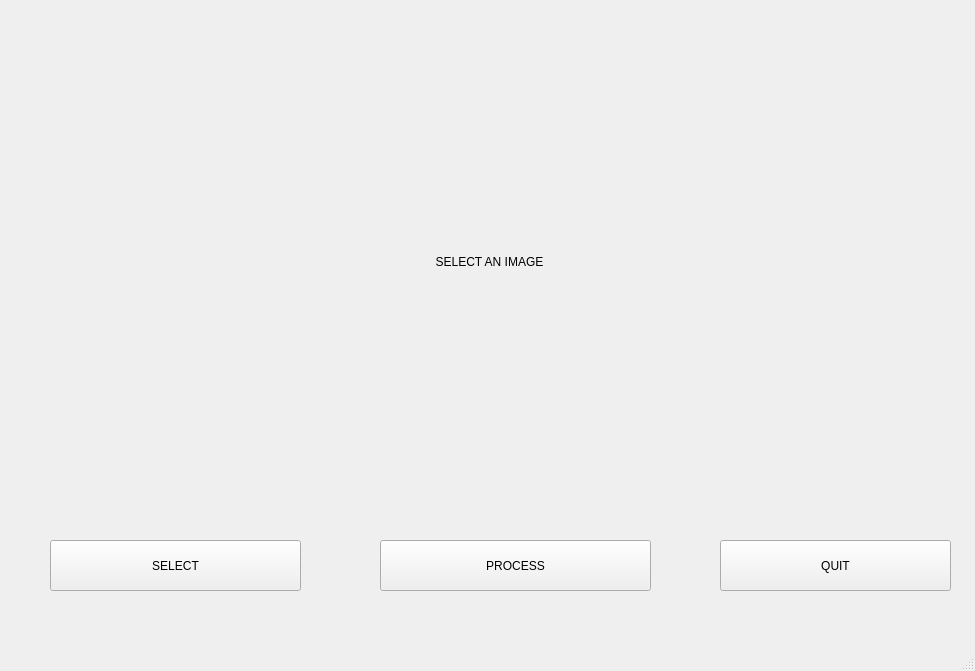
<?xml version="1.0" encoding="UTF-8"?>
<ui version="4.0">
 <class>MainWindow</class>
 <widget class="QMainWindow" name="MainWindow">
  <property name="geometry">
   <rect>
    <x>0</x>
    <y>0</y>
    <width>975</width>
    <height>671</height>
   </rect>
  </property>
  <property name="windowTitle">
   <string>MainWindow</string>
  </property>
  <widget class="QWidget" name="centralwidget">
   <widget class="QLabel" name="selectedImage">
    <property name="geometry">
     <rect>
      <x>34</x>
      <y>21</y>
      <width>911</width>
      <height>481</height>
     </rect>
    </property>
    <property name="autoFillBackground">
     <bool>true</bool>
    </property>
    <property name="text">
     <string>SELECT AN IMAGE</string>
    </property>
    <property name="alignment">
     <set>Qt::AlignCenter</set>
    </property>
   </widget>
   <widget class="QPushButton" name="pushButton_select">
    <property name="enabled">
     <bool>true</bool>
    </property>
    <property name="geometry">
     <rect>
      <x>50</x>
      <y>540</y>
      <width>251</width>
      <height>51</height>
     </rect>
    </property>
    <property name="text">
     <string>SELECT</string>
    </property>
   </widget>
   <widget class="QPushButton" name="pushButton_process">
    <property name="geometry">
     <rect>
      <x>380</x>
      <y>540</y>
      <width>271</width>
      <height>51</height>
     </rect>
    </property>
    <property name="text">
     <string>PROCESS</string>
    </property>
   </widget>
   <widget class="QPushButton" name="pushButton_Quit">
    <property name="geometry">
     <rect>
      <x>720</x>
      <y>540</y>
      <width>231</width>
      <height>51</height>
     </rect>
    </property>
    <property name="text">
     <string>QUIT</string>
    </property>
   </widget>
  </widget>
  <widget class="QMenuBar" name="menubar">
   <property name="geometry">
    <rect>
     <x>0</x>
     <y>0</y>
     <width>975</width>
     <height>27</height>
    </rect>
   </property>
  </widget>
  <widget class="QStatusBar" name="statusbar"/>
 </widget>
 <resources/>
 <connections/>
</ui>
